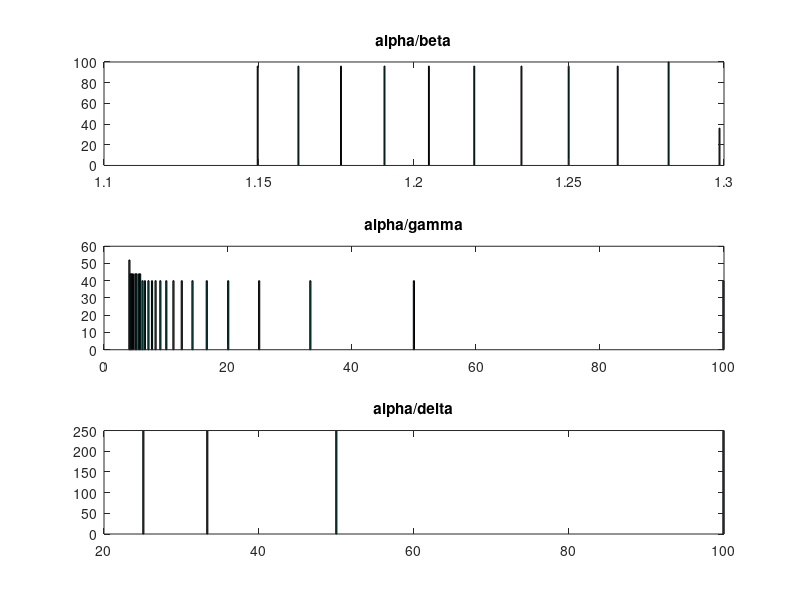
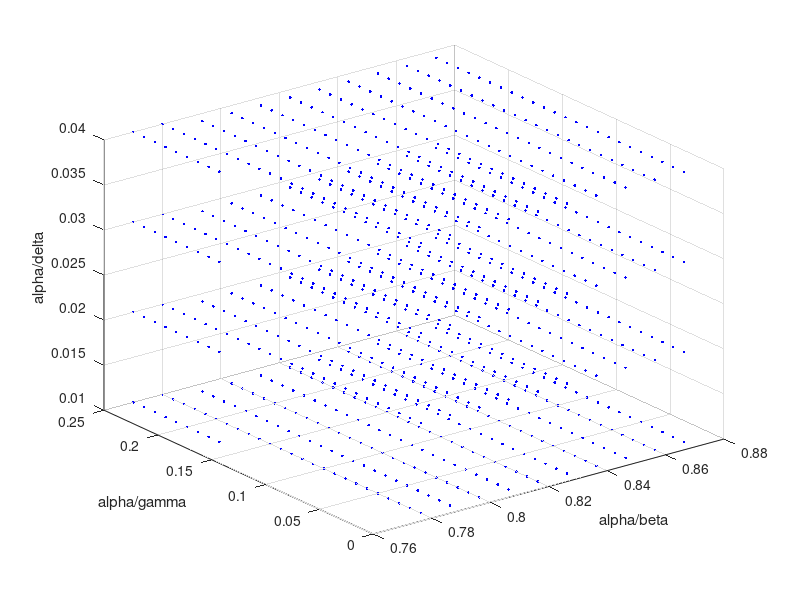
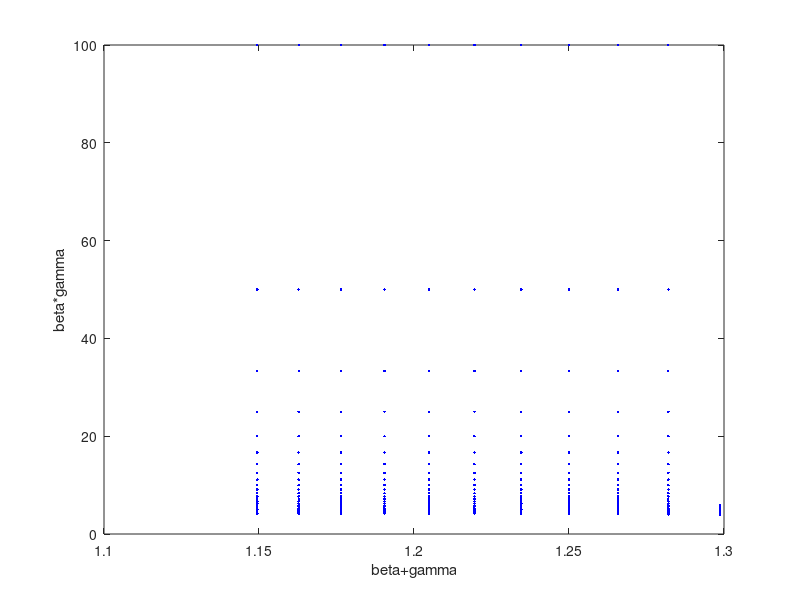

Reproduce these figures in MATLAB, in order.
best = fopen('best_values.txt','r');
data = fscanf(best,'%f %f %f',[3 Inf]);
data = data';

%Plot histogram of best values
figure();
subplot(3,1,1);
hist(data(:,1),500);
title('alpha/beta');

subplot(3,1,2);
hist(data(:,2),500);
title('alpha/gamma');

subplot(3,1,3);
hist(data(:,3),500);
title('alpha/delta');

%Plot all values against each other
figure();
plot3(1./data(:,1),1./data(:,2),1./data(:,3),'b.');
xlabel('alpha/beta');
ylabel('alpha/gamma');
zlabel('alpha/delta');
hold on;
grid('on');

figure();
plot(data(:,1),data(:,2),'b.');
xlabel('beta+gamma');
ylabel('beta*gamma');